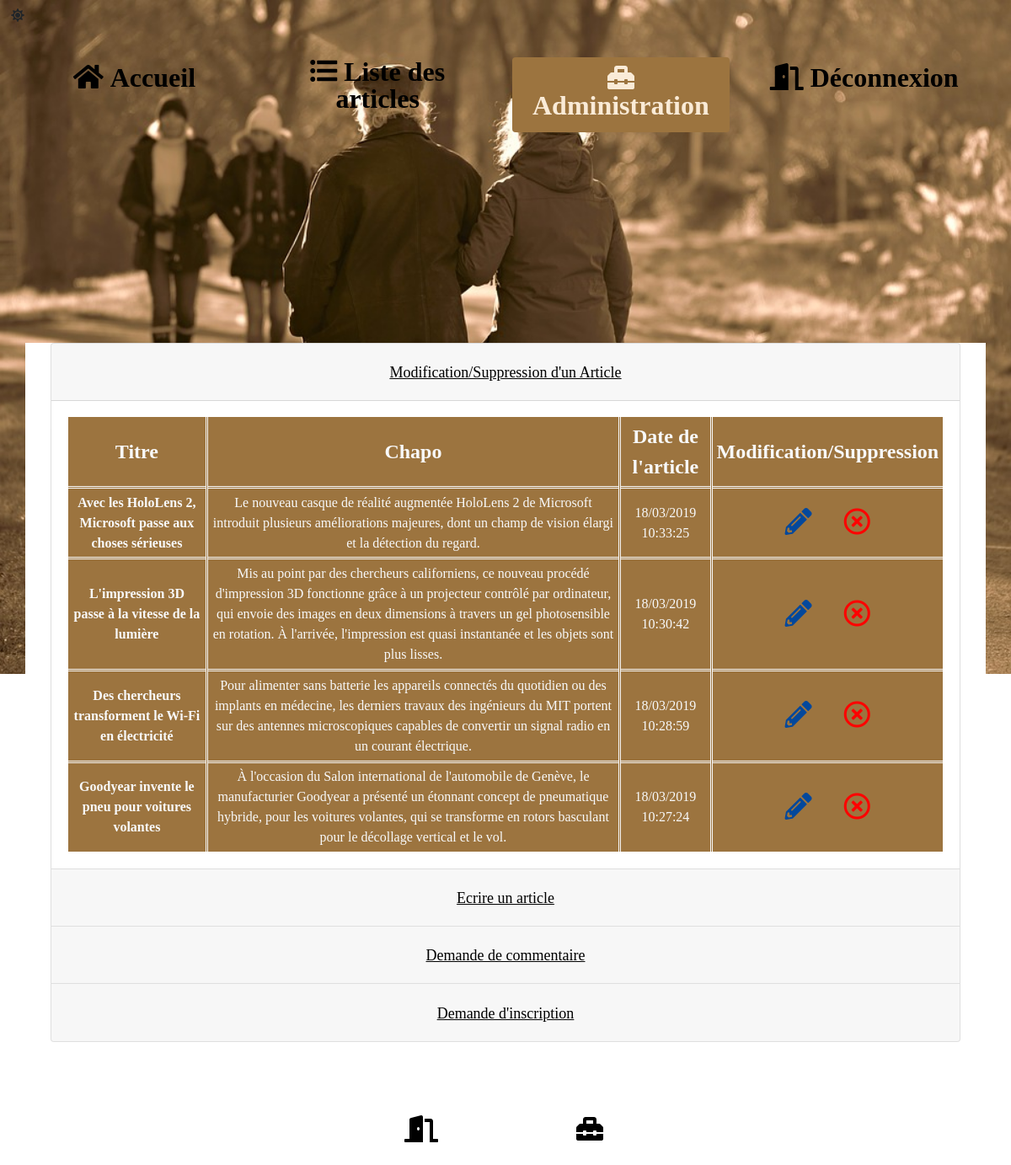
Screenshot of /?route=Administration (signed in) with the database file from the repository.
### tables this page shows
CREATE TABLE IF NOT EXISTS `post` (
  `id` int(11) NOT NULL AUTO_INCREMENT,
  `title` varchar(255) NOT NULL,
  `chapo` text NOT NULL,
  `contained` text NOT NULL,
  `author` varchar(255) NOT NULL,
  `date_post` datetime NOT NULL,
  PRIMARY KEY (`id`)
);

### src/Controller/BackController.php (called while the page is built, shortened)
<?php
class BackController
{
    private $post;
    private $view;
    private $user;
    private $commentary;
    public function __construct()
    {
        $this->user = new User;
        $this->view = new View;
        $this->post = new Post;
        $this->commentary = new Commentary;
    }
    public function admin($bool)
    {
        $dataAdminUser = $this->user->adminWait();
        $dataAdminCommentary = $this->commentary->adminValidCom();
        $dataDelete = $this->post->deletePost();
        $data = $this->post->postSelect();
        $this->view->render('backend', ['data' => $data, 'dataDelete' => $dataDelete,
            'dataAdminCommentary' => $dataAdminCommentary, 'dataAdminUser' => $dataAdminUser, 'bool' => $bool]);
    }
}

### Public/index.php (called while the page is built, shortened)
<?php
require '../src/DAO/Database.php';
$index = new App\Config\Router;
$index->run();

### src/DAO/Post.php (called while the page is built, shortened)
<?php
class Post
{
    private $db;
    function __construct()
    {
        $this->db = Database::get();
    }
    public function postSelect()
    {
        $sql = "SELECT id,title,chapo,contained,author,DATE_FORMAT(date_post,'%d/%m/%Y %H:%i:%s')
                AS datePost FROM post ORDER BY date_post DESC ";
        $data = $this->db->prepare($sql);
        $data->execute();
        return $data;
    }
}

### src/DAO/Database.php (called while the page is built, shortened)
<?php
class Database
{
    private static $myConfig;
    private static $db = NULL;
    private static $sql = 'mysql:host';
    private static $host;
    private static $dbn = 'dbname';
    private static $name;
    private static $charset = 'charset';
    private static $namecharset;
    private static $username;
    private static $pass;
    private static $mode = [PDO::ATTR_ERRMODE => PDO::ERRMODE_WARNING];
    public static function get()
    {
        self::$myConfig = parse_ini_file("config.ini", true);
        self::$name = self::$myConfig['Database']['dbname'];
        self::$host = self::$myConfig['Database']['host'];
        self::$namecharset = self::$myConfig['Database']['charset'];
        self::$username = self::$myConfig['Database']['username'];
        self::$pass = self::$myConfig['Database']['pass'];
        if (!(self::$db instanceof self)) {
            try {
                self::$db = new PDO(self::$sql . '=' . self::$host . ';' . self::$dbn . '=' . self::$name .
                    ';' . self::$charset . '=' . self::$namecharset, self::$username, self::$pass,
                    self::$mode);
            } catch (Exception $e) {
                echo 'Échec de la connexion : ' . $e->getMessage();
                exit;
            }
        }
        return self::$db;
    }
}

### Template/backend.php (the view, shortened to what this page needs)
<div class="container" style="margin-bottom: 50px">
    <div class="accordion" id="accordionExample">
        <div class="card">
            <div class="card-header" id="headingOne">
                <h2 class="mb-0">
                    <button class="btn btn-link" type="button" data-toggle="collapse" data-target="#collapseOne"
                            aria-expanded="true" aria-controls="collapseOne"
                            style="text-decoration: underline;font-size: large;color: black">
                        Modification/Suppression d'un Article
                    </button>
                </h2>
            </div>
            <div id="collapseOne" class="collapse show" aria-labelledby="headingOne" data-parent="#accordionExample">
                <div class="card-body">
                    <div class="table-responsive">
                        <table class="table-sm text-light col-lg-12" style="background-color: #9c743f">
                            <thead>
                            <tr>
                                <th scope="col" style="border-right:double;font-size: x-large">Titre</th>
                                <th scope="col" style="border-right:double;font-size: x-large">Chapo</th>
                                <th scope="col" style="border-right:double;font-size: x-large">Date de l'article</th>
                                <th scope="col" style="font-size: x-large">Modification/Suppression</th>
                            </tr>
                            </thead>
                            <?php foreach ($data as $donne => $k) { ?>
                                <tbody>
                                <tr>
                                    <th scope="row" style="border-top:double;border-right:double"><?= $k[1] ?></th>
                                    <td style="border-top:double;border-right:double"><?= $k[2] ?></td>
                                    <td style="border-top:double;border-right:double"><?= $k[5]; ?></td>
                                    <td style="border-top:double">
                                        <button type="button" class="btn col-lg-3" data-toggle="modal"
                                                data-target="#exampleModal<?= $k[0] ?>"
                                                data-whatever="@mdo">
                                            <i class="rotate fas fa-pencil-alt fa-2x" style="color: #03489c"></i>
                                        </button>
                                        <button type="button" id="inputDelete" data-toggle="modal" class="btn col-lg-3"
                                                data-target="#delete<?= $k[0] ?>"><i style="color: red"
                                                                                     class="rotate far fa-times-circle fa-2x"></i>
                                        </button>
                                    </td>
                                </tr>
                                </tbody>
                            <?php } ?>
                        </table>
                    </div>
                </div>
            </div>
        </div>
        <div class="card">
            <div class="card-header" id="headingTwo">
                <h2 class="mb-0">
                    <button class="btn btn-link collapsed" type="button" data-toggle="collapse"
                            data-target="#collapseTwo" aria-expanded="false" aria-controls="collapseTwo"
                            style="text-decoration: underline;font-size: large;color: black">
                        Ecrire un article
                    </button>
                </h2>
            </div>
        </div>
        <div class="card">
            <div class="card-header" id="heading4">
                <h2 class="mb-0">
                    <button class="btn btn-link collapsed" type="button" data-toggle="collapse" data-target="#collapse4"
                            aria-expanded="false" aria-controls="collapse4"
                            style="text-decoration: underline;font-size: large;color: black">
                        Demande de commentaire
                    </button>
                </h2>
            </div>
        </div>
        <div class="card">
            <div class="card-header" id="heading5">
                <h2 class="mb-0">
                    <button class="btn btn-link collapsed" type="button" data-toggle="collapse" data-target="#collapse5"
                            aria-expanded="false" aria-controls="collapse5"
                            style="text-decoration: underline;font-size: large;color: black">
                        Demande d'inscription
                    </button>
                </h2>
            </div>
        </div>
    </div>
</div>

### Public/css/view.css (style rules this page uses)
.container-fluid, .row, .container { justify-content: center; align-items: center; margin-top: 30px; text-align: center; }
.rotate { cursor: pointer; }
body { background-image: url("../../Public/img/back3.jpg"); background-repeat: no-repeat; background-size: 100%; background-attachment: fixed; font-family: "Merriweather", Georgia, serif; }
.container { background-color: beige; margin-top: 250px; margin-bottom: 80px; background-color: rgba(255, 255, 255, 1); }

### rows the page displays
post: title "Avec les HoloLens 2, Microsoft passe aux choses sérieuses", chapo "Le nouveau casque de réalité augmentée HoloLens 2 de Microsoft introduit plusieurs améliorations majeures, dont un champ de vision élargi et la détection du regard.", k "18/03/2019 10:33:25"
post: title "L'impression 3D passe à la vitesse de la lumière", chapo "Mis au point par des chercheurs californiens, ce nouveau procédé d'impression 3D fonctionne grâce à un projecteur contrôlé par ordinateur, qui envoie des images en deux dimensions à travers un gel photosensible en rotation. À l'arrivée, l'impression est quasi instantanée et les objets sont plus lisses.", k "18/03/2019 10:30:42"
post: title "Des chercheurs transforment le Wi-Fi en électricité", chapo "Pour alimenter sans batterie les appareils connectés du quotidien ou des implants en médecine, les derniers travaux des ingénieurs du MIT portent sur des antennes microscopiques capables de convertir un signal radio en un courant électrique.", k "18/03/2019 10:28:59"
post: title "Goodyear invente le pneu pour voitures volantes", chapo "À l'occasion du Salon international de l'automobile de Genève, le manufacturier Goodyear a présenté un étonnant concept de pneumatique hybride, pour les voitures volantes, qui se transforme en rotors basculant pour le décollage vertical et le vol.", k "18/03/2019 10:27:24"
